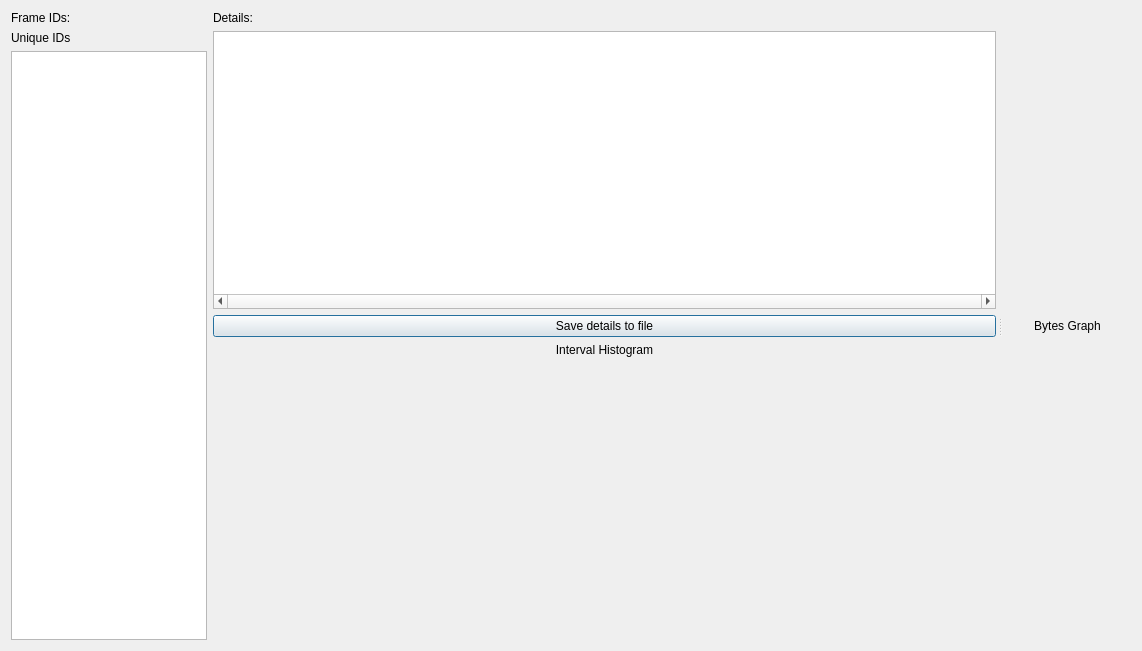
<?xml version="1.0" encoding="UTF-8"?>
<ui version="4.0">
 <class>FrameInfoWindow</class>
 <widget class="QDialog" name="FrameInfoWindow">
  <property name="geometry">
   <rect>
    <x>0</x>
    <y>0</y>
    <width>1142</width>
    <height>651</height>
   </rect>
  </property>
  <property name="windowTitle">
   <string>Detailed Frame Information</string>
  </property>
  <layout class="QHBoxLayout" name="horizontalLayout_2">
   <item>
    <widget class="QSplitter" name="splitter">
     <property name="orientation">
      <enum>Qt::Orientation::Horizontal</enum>
     </property>
     <property name="handleWidth">
      <number>8</number>
     </property>
     <widget class="QWidget" name="layoutWidget">
      <layout class="QVBoxLayout" name="verticalLayout_2">
       <item>
        <layout class="QHBoxLayout" name="horizontalLayout" stretch="1,4">
         <item>
          <layout class="QVBoxLayout" name="verticalLayout_3">
           <item>
            <widget class="QLabel" name="lblFrameID">
             <property name="text">
              <string>Frame IDs:</string>
             </property>
            </widget>
           </item>
           <item>
            <widget class="QLabel" name="lblUniqueID">
             <property name="text">
              <string>Unique IDs</string>
             </property>
            </widget>
           </item>
           <item>
            <widget class="QListWidget" name="listFrameID">
             <property name="sizePolicy">
              <sizepolicy hsizetype="Fixed" vsizetype="Expanding">
               <horstretch>0</horstretch>
               <verstretch>0</verstretch>
              </sizepolicy>
             </property>
             <property name="minimumSize">
              <size>
               <width>80</width>
               <height>0</height>
              </size>
             </property>
            </widget>
           </item>
          </layout>
         </item>
         <item>
          <layout class="QVBoxLayout" name="verticalLayout">
           <item>
            <widget class="QLabel" name="label_2">
             <property name="text">
              <string>Details:</string>
             </property>
            </widget>
           </item>
           <item>
            <widget class="QTreeWidget" name="treeDetails">
             <property name="horizontalScrollBarPolicy">
              <enum>Qt::ScrollBarPolicy::ScrollBarAlwaysOn</enum>
             </property>
             <attribute name="headerVisible">
              <bool>false</bool>
             </attribute>
             <column>
              <property name="text">
               <string notr="true">1</string>
              </property>
             </column>
            </widget>
           </item>
           <item>
            <widget class="QPushButton" name="btnSave">
             <property name="text">
              <string>Save details to file</string>
             </property>
            </widget>
           </item>
           <item>
            <widget class="QLabel" name="label_time">
             <property name="text">
              <string>Interval Histogram</string>
             </property>
             <property name="alignment">
              <set>Qt::AlignmentFlag::AlignCenter</set>
             </property>
            </widget>
           </item>
           <item>
            <widget class="QCustomPlot" name="timeHistogram" native="true">
             <property name="sizePolicy">
              <sizepolicy hsizetype="Expanding" vsizetype="Expanding">
               <horstretch>0</horstretch>
               <verstretch>0</verstretch>
              </sizepolicy>
             </property>
             <property name="minimumSize">
              <size>
               <width>0</width>
               <height>0</height>
              </size>
             </property>
            </widget>
           </item>
          </layout>
         </item>
        </layout>
       </item>
      </layout>
     </widget>
     <widget class="QWidget" name="layoutWidget_2">
      <layout class="QVBoxLayout" name="verticalLayout_4" stretch="2,0,2">
       <item>
        <layout class="QGridLayout" name="gridUpper"/>
       </item>
       <item>
        <widget class="QLabel" name="label_3">
         <property name="text">
          <string>Bytes Graph</string>
         </property>
         <property name="alignment">
          <set>Qt::AlignmentFlag::AlignCenter</set>
         </property>
        </widget>
       </item>
       <item>
        <layout class="QGridLayout" name="gridLower" rowstretch="0"/>
       </item>
      </layout>
     </widget>
    </widget>
   </item>
  </layout>
 </widget>
 <customwidgets>
  <customwidget>
   <class>QCustomPlot</class>
   <extends>QWidget</extends>
   <header>qcustomplot.h</header>
   <container>1</container>
  </customwidget>
 </customwidgets>
 <tabstops>
  <tabstop>listFrameID</tabstop>
  <tabstop>treeDetails</tabstop>
 </tabstops>
 <resources/>
 <connections/>
 <slots>
  <slot>updateDetailsWindow(QListWidgetItem*)</slot>
 </slots>
</ui>
